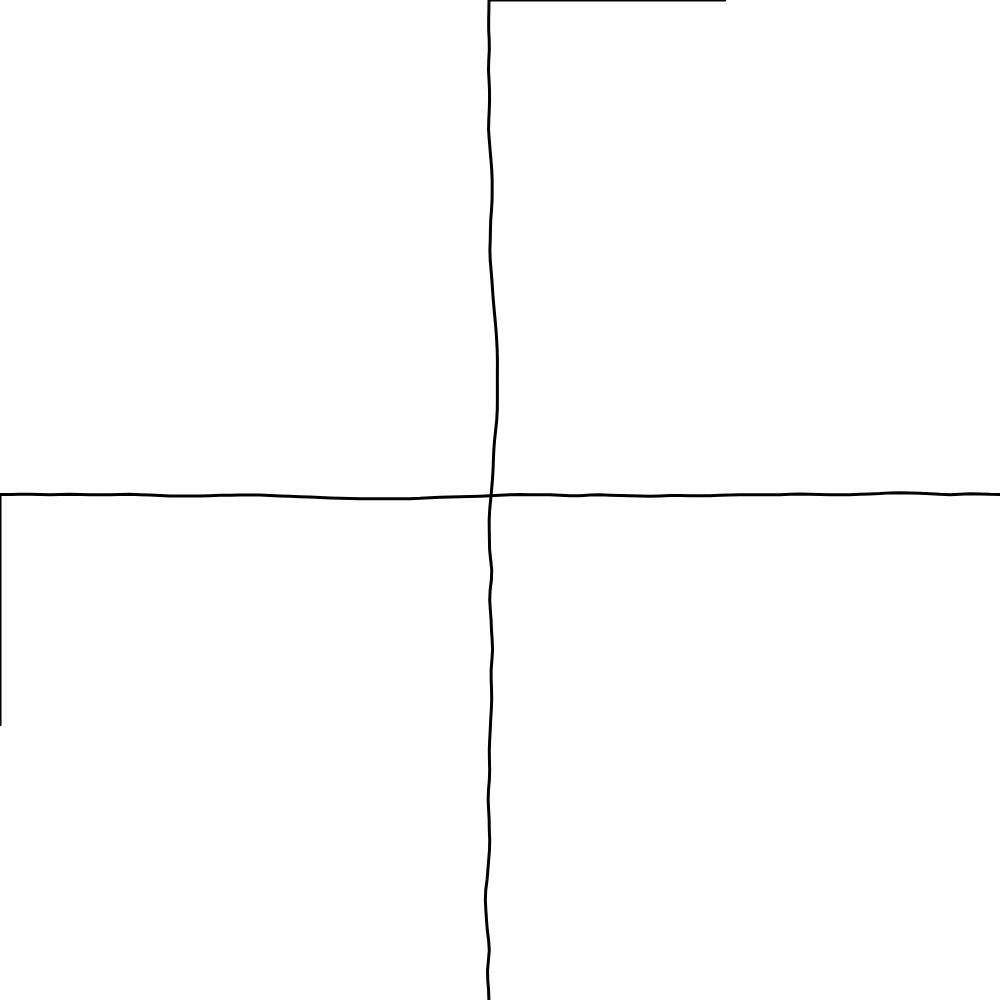
Frame 1 (no input)
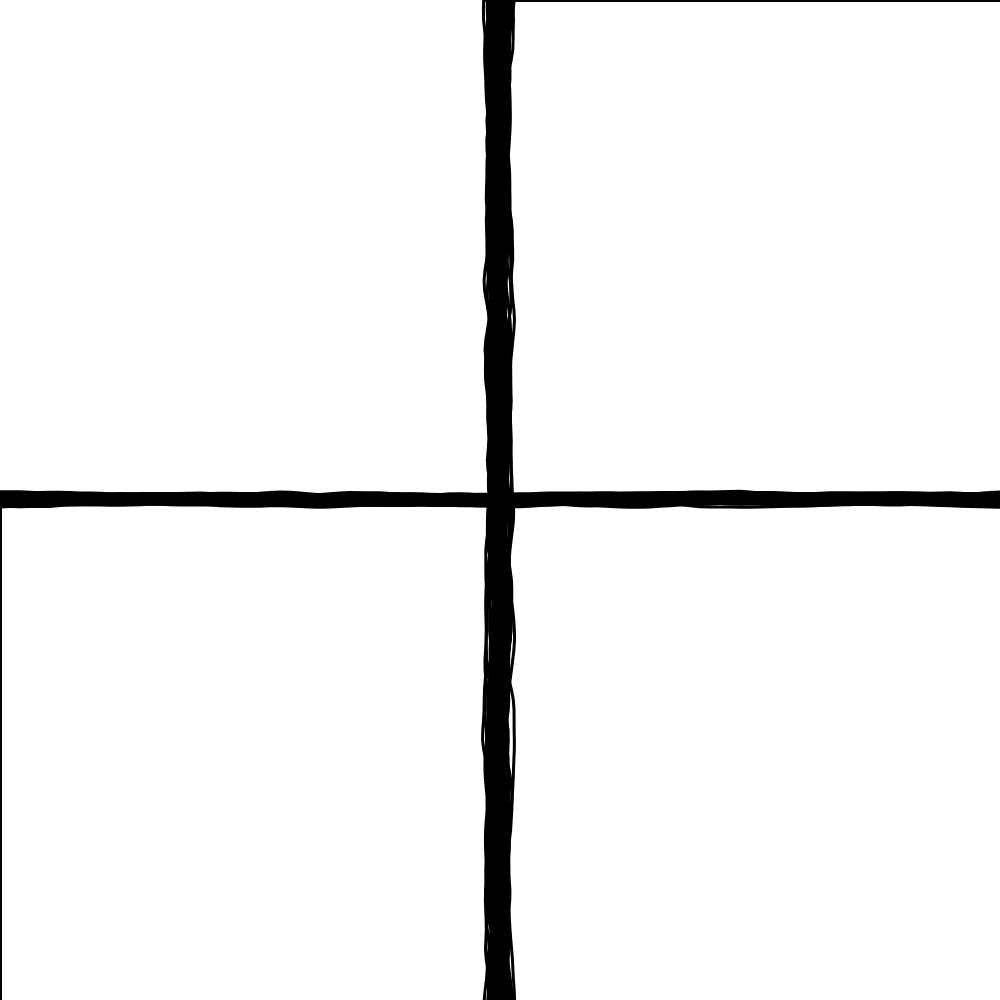
Frame 60 (no input)
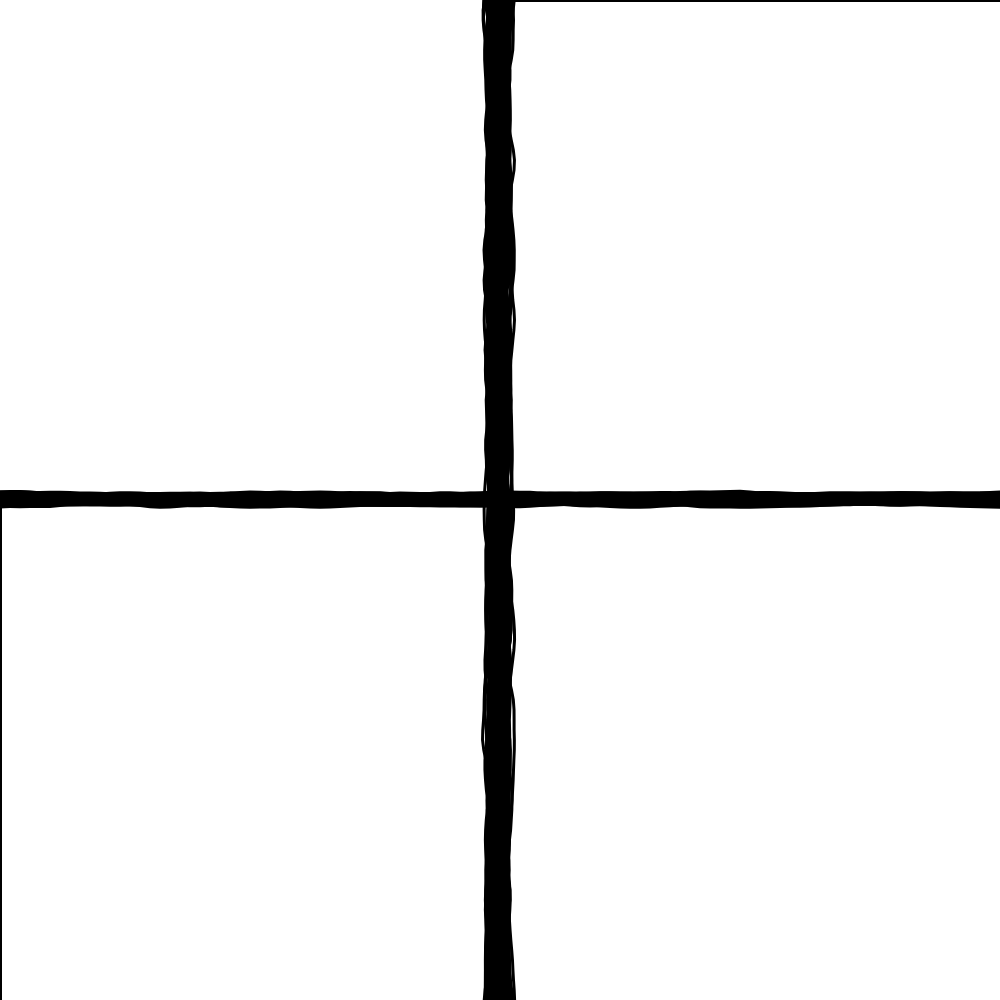
Frame 120 (the mouse pressed at the canvas centre since frame 60)

The p5.js sketch that drew these frames (run headless with seeded random() and noise() and a simulated clock; from frame 60 on, the mouse is pressed at the canvas centre):

// p5.js sketch
// ── sketch.js

let xoff = 0.0;
let yoff = 0.0;

function setup() {
  noiseSeed(10);
  stroke(0,10);
  createCanvas(1000, 1000); 
}

function draw() {
 
  noFill(); 
  
  xoff = xoff + 0.01;
  let x = noise(xoff) * width;

  
  strokeWeight(3);
  beginShape();
  vertex(width/2 + x, 0);
  for (let y = 0; y <= height; y += 10) {
    x = noise(xoff) * 40 - 20; 
    vertex(width/2 + x, y);
    xoff += 0.05; 
  }
  vertex(width/2 + x, height);
  endShape();

  
  yoff = yoff + 0.01;
  let y = noise(yoff) * height;

 
  strokeWeight(3);
  beginShape();
  vertex(0, height/2 + y);
  for (let x = 0; x <= width; x += 10) {
    y = noise(yoff) * 20 - 10; 
    vertex(x, height/2 + y);
    yoff += 0.05; 
  }
  vertex(width, height/2 + y);
  endShape();
}
